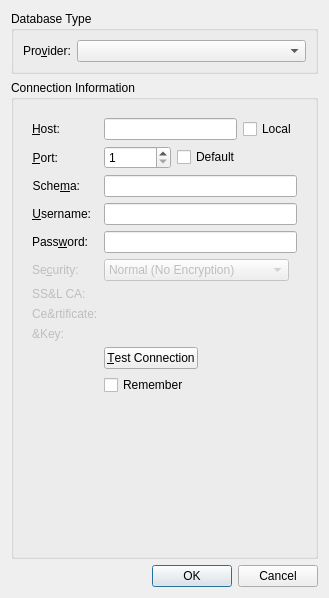
<?xml version="1.0" encoding="UTF-8"?>
<ui version="4.0">
 <class>DialogDatabaseConfig</class>
 <widget class="QDialog" name="DialogDatabaseConfig">
  <property name="windowModality">
   <enum>Qt::NonModal</enum>
  </property>
  <property name="geometry">
   <rect>
    <x>0</x>
    <y>0</y>
    <width>329</width>
    <height>598</height>
   </rect>
  </property>
  <property name="sizePolicy">
   <sizepolicy hsizetype="Expanding" vsizetype="Minimum">
    <horstretch>0</horstretch>
    <verstretch>0</verstretch>
   </sizepolicy>
  </property>
  <property name="windowTitle">
   <string>[*] Configure Database Connection</string>
  </property>
  <property name="windowIcon">
   <iconset resource="../QtzWidgets.qrc">
    <normaloff>:/images/images/application-vnd.oasis.opendocument.database-64x64.png</normaloff>:/images/images/application-vnd.oasis.opendocument.database-64x64.png</iconset>
  </property>
  <layout class="QVBoxLayout" name="_2">
   <item>
    <widget class="QGroupBox" name="groupBoxDatabaseType">
     <property name="title">
      <string>Database Type</string>
     </property>
     <layout class="QFormLayout" name="formLayout_2">
      <item row="0" column="0">
       <widget class="QLabel" name="labelType">
        <property name="text">
         <string>Pro&amp;vider:</string>
        </property>
        <property name="buddy">
         <cstring>comboBoxDatabaseType</cstring>
        </property>
       </widget>
      </item>
      <item row="0" column="1">
       <widget class="QComboBox" name="comboBoxDatabaseType"/>
      </item>
     </layout>
    </widget>
   </item>
   <item>
    <widget class="QGroupBox" name="groupBox">
     <property name="title">
      <string>Connection Information</string>
     </property>
     <layout class="QVBoxLayout" name="verticalLayout_2">
      <item>
       <widget class="QStackedWidget" name="stackedWidgetDatabases">
        <property name="currentIndex">
         <number>0</number>
        </property>
        <widget class="QWidget" name="pageMySQL">
         <layout class="QFormLayout" name="formLayout">
          <property name="fieldGrowthPolicy">
           <enum>QFormLayout::ExpandingFieldsGrow</enum>
          </property>
          <item row="0" column="0">
           <widget class="QLabel" name="labelHost">
            <property name="text">
             <string>&amp;Host:</string>
            </property>
            <property name="alignment">
             <set>Qt::AlignRight|Qt::AlignTrailing|Qt::AlignVCenter</set>
            </property>
            <property name="buddy">
             <cstring>lineEditHost</cstring>
            </property>
           </widget>
          </item>
          <item row="0" column="1">
           <layout class="QHBoxLayout" name="horizontalLayout_2">
            <item>
             <widget class="QLineEdit" name="lineEditHost">
              <property name="whatsThis">
               <string>&lt;html&gt;&lt;head/&gt;&lt;body&gt;&lt;p&gt;Host address of Database Management system. This can be either a hostname (e.g www.example.com) or an IP address (e.g. 127.0.0.1)&lt;/p&gt;&lt;p&gt;If you are not sure about this item, check the &lt;span style=&quot; font-weight:600;&quot;&gt;Local&lt;/span&gt; checkbox below.&lt;/p&gt;&lt;/body&gt;&lt;/html&gt;</string>
              </property>
              <property name="locale">
               <locale language="English" country="UnitedStates"/>
              </property>
             </widget>
            </item>
            <item>
             <widget class="QCheckBox" name="checkBoxLocal">
              <property name="text">
               <string>Local</string>
              </property>
             </widget>
            </item>
           </layout>
          </item>
          <item row="1" column="0">
           <widget class="QLabel" name="labelPort">
            <property name="text">
             <string>&amp;Port:</string>
            </property>
            <property name="alignment">
             <set>Qt::AlignRight|Qt::AlignTrailing|Qt::AlignVCenter</set>
            </property>
            <property name="buddy">
             <cstring>spinBoxPort</cstring>
            </property>
           </widget>
          </item>
          <item row="1" column="1">
           <layout class="QHBoxLayout" name="horizontalLayout_3">
            <item>
             <widget class="QSpinBox" name="spinBoxPort">
              <property name="sizePolicy">
               <sizepolicy hsizetype="Fixed" vsizetype="Fixed">
                <horstretch>0</horstretch>
                <verstretch>0</verstretch>
               </sizepolicy>
              </property>
              <property name="locale">
               <locale language="English" country="UnitedStates"/>
              </property>
              <property name="minimum">
               <number>1</number>
              </property>
              <property name="maximum">
               <number>999999</number>
              </property>
             </widget>
            </item>
            <item>
             <widget class="QCheckBox" name="checkBoxDefaultPort">
              <property name="text">
               <string>Default</string>
              </property>
             </widget>
            </item>
           </layout>
          </item>
          <item row="2" column="0">
           <widget class="QLabel" name="labelSchema">
            <property name="text">
             <string>Sche&amp;ma:</string>
            </property>
            <property name="alignment">
             <set>Qt::AlignRight|Qt::AlignTrailing|Qt::AlignVCenter</set>
            </property>
            <property name="buddy">
             <cstring>lineEditSchema</cstring>
            </property>
           </widget>
          </item>
          <item row="2" column="1">
           <widget class="QLineEdit" name="lineEditSchema"/>
          </item>
          <item row="3" column="0">
           <widget class="QLabel" name="labelUserName">
            <property name="text">
             <string>&amp;Username:</string>
            </property>
            <property name="alignment">
             <set>Qt::AlignRight|Qt::AlignTrailing|Qt::AlignVCenter</set>
            </property>
            <property name="buddy">
             <cstring>lineEditUser</cstring>
            </property>
           </widget>
          </item>
          <item row="3" column="1">
           <widget class="QLineEdit" name="lineEditUser"/>
          </item>
          <item row="4" column="0">
           <widget class="QLabel" name="labelPassword">
            <property name="text">
             <string>Pass&amp;word:</string>
            </property>
            <property name="alignment">
             <set>Qt::AlignRight|Qt::AlignTrailing|Qt::AlignVCenter</set>
            </property>
            <property name="buddy">
             <cstring>lineEditPassword</cstring>
            </property>
           </widget>
          </item>
          <item row="4" column="1">
           <widget class="QLineEdit" name="lineEditPassword">
            <property name="echoMode">
             <enum>QLineEdit::Password</enum>
            </property>
           </widget>
          </item>
          <item row="9" column="1">
           <widget class="QPushButton" name="pushButtonTest">
            <property name="sizePolicy">
             <sizepolicy hsizetype="Fixed" vsizetype="Fixed">
              <horstretch>0</horstretch>
              <verstretch>0</verstretch>
             </sizepolicy>
            </property>
            <property name="text">
             <string>&amp;Test Connection</string>
            </property>
            <property name="iconSize">
             <size>
              <width>16</width>
              <height>16</height>
             </size>
            </property>
           </widget>
          </item>
          <item row="10" column="1">
           <widget class="QCheckBox" name="checkBoxRemember">
            <property name="text">
             <string>Remember</string>
            </property>
           </widget>
          </item>
          <item row="11" column="1">
           <spacer name="verticalSpacer_2">
            <property name="orientation">
             <enum>Qt::Vertical</enum>
            </property>
            <property name="sizeHint" stdset="0">
             <size>
              <width>20</width>
              <height>40</height>
             </size>
            </property>
           </spacer>
          </item>
          <item row="6" column="0">
           <widget class="QLabel" name="labelSSLCA">
            <property name="enabled">
             <bool>false</bool>
            </property>
            <property name="text">
             <string>SS&amp;L CA:</string>
            </property>
           </widget>
          </item>
          <item row="7" column="0">
           <widget class="QLabel" name="labelSSLCert">
            <property name="enabled">
             <bool>false</bool>
            </property>
            <property name="text">
             <string>Ce&amp;rtificate:</string>
            </property>
           </widget>
          </item>
          <item row="8" column="0">
           <widget class="QLabel" name="labelSSLKey">
            <property name="enabled">
             <bool>false</bool>
            </property>
            <property name="text">
             <string>&amp;Key:</string>
            </property>
           </widget>
          </item>
          <item row="5" column="0">
           <widget class="QLabel" name="labelSecurity">
            <property name="enabled">
             <bool>false</bool>
            </property>
            <property name="text">
             <string>Se&amp;curity:</string>
            </property>
            <property name="buddy">
             <cstring>comboBoxConnectionSecurity</cstring>
            </property>
           </widget>
          </item>
          <item row="5" column="1">
           <widget class="QComboBox" name="comboBoxConnectionSecurity">
            <property name="enabled">
             <bool>false</bool>
            </property>
            <item>
             <property name="text">
              <string>Normal (No Encryption)</string>
             </property>
            </item>
            <item>
             <property name="text">
              <string>SSL (Encrypted Connection)</string>
             </property>
            </item>
           </widget>
          </item>
         </layout>
        </widget>
        <widget class="QWidget" name="pageSQLite">
         <layout class="QVBoxLayout" name="verticalLayout_3">
          <item>
           <layout class="QHBoxLayout" name="horizontalLayout">
            <item>
             <widget class="QLabel" name="labelDatabaseLocation">
              <property name="text">
               <string>&amp;Database:</string>
              </property>
              <property name="buddy">
               <cstring>lineEditDatabaseLocation</cstring>
              </property>
             </widget>
            </item>
            <item>
             <widget class="QLineEdit" name="lineEditDatabaseLocation"/>
            </item>
            <item>
             <widget class="QToolButton" name="toolButtonSelectDBFile">
              <property name="text">
               <string>...</string>
              </property>
             </widget>
            </item>
           </layout>
          </item>
          <item>
           <spacer name="verticalSpacer">
            <property name="orientation">
             <enum>Qt::Vertical</enum>
            </property>
            <property name="sizeHint" stdset="0">
             <size>
              <width>20</width>
              <height>227</height>
             </size>
            </property>
           </spacer>
          </item>
         </layout>
        </widget>
       </widget>
      </item>
     </layout>
    </widget>
   </item>
   <item>
    <widget class="QDialogButtonBox" name="buttonBox">
     <property name="orientation">
      <enum>Qt::Horizontal</enum>
     </property>
     <property name="standardButtons">
      <set>QDialogButtonBox::Cancel|QDialogButtonBox::Ok</set>
     </property>
    </widget>
   </item>
  </layout>
 </widget>
 <tabstops>
  <tabstop>comboBoxDatabaseType</tabstop>
  <tabstop>lineEditHost</tabstop>
  <tabstop>spinBoxPort</tabstop>
  <tabstop>checkBoxDefaultPort</tabstop>
  <tabstop>lineEditSchema</tabstop>
  <tabstop>lineEditUser</tabstop>
  <tabstop>lineEditPassword</tabstop>
  <tabstop>comboBoxConnectionSecurity</tabstop>
  <tabstop>pushButtonTest</tabstop>
  <tabstop>checkBoxRemember</tabstop>
  <tabstop>buttonBox</tabstop>
  <tabstop>checkBoxLocal</tabstop>
  <tabstop>lineEditDatabaseLocation</tabstop>
  <tabstop>toolButtonSelectDBFile</tabstop>
 </tabstops>
 <resources>
  <include location="../QtzWidgets.qrc"/>
 </resources>
 <connections>
  <connection>
   <sender>buttonBox</sender>
   <signal>accepted()</signal>
   <receiver>DialogDatabaseConfig</receiver>
   <slot>accept()</slot>
   <hints>
    <hint type="sourcelabel">
     <x>226</x>
     <y>446</y>
    </hint>
    <hint type="destinationlabel">
     <x>157</x>
     <y>274</y>
    </hint>
   </hints>
  </connection>
  <connection>
   <sender>buttonBox</sender>
   <signal>rejected()</signal>
   <receiver>DialogDatabaseConfig</receiver>
   <slot>reject()</slot>
   <hints>
    <hint type="sourcelabel">
     <x>293</x>
     <y>446</y>
    </hint>
    <hint type="destinationlabel">
     <x>286</x>
     <y>274</y>
    </hint>
   </hints>
  </connection>
 </connections>
</ui>
